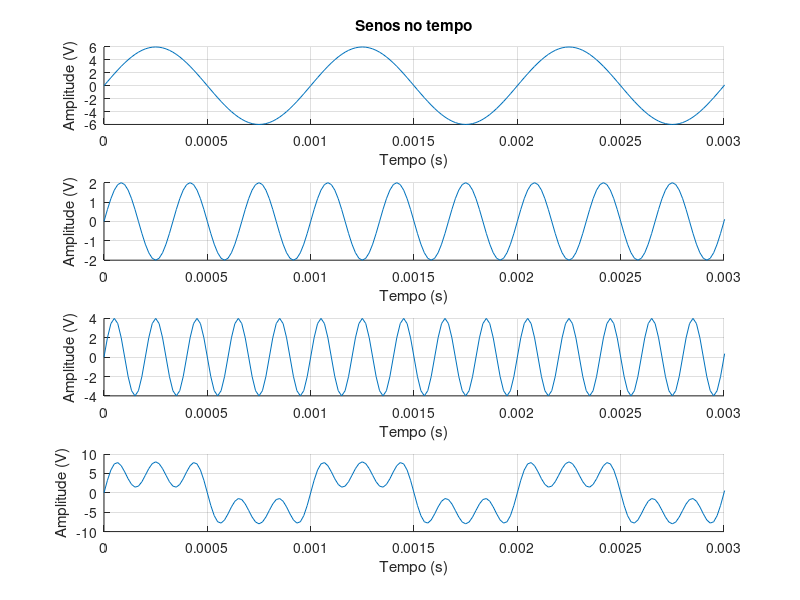
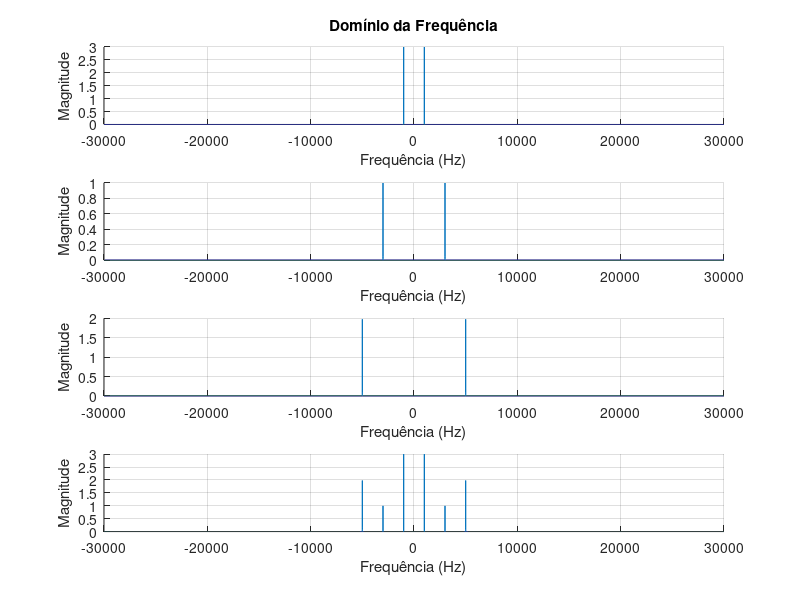
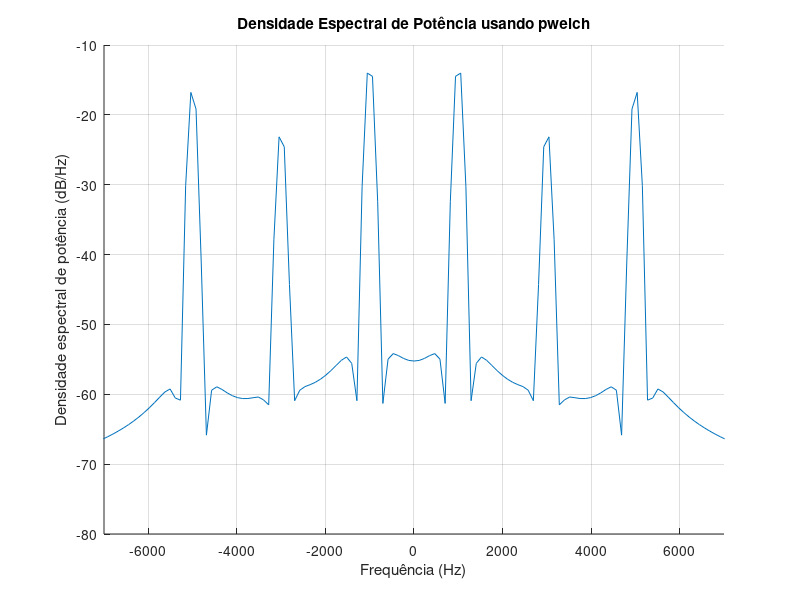

Here is the MATLAB script that generated these plots, in order:
pkg load signal;

clear all; close all; clc;

f= 1000;
T= 1/f;

fs = 60 * f;
ts = 1/fs;
phi = 0;

t = 0 : ts : 1;

s1_t = 6*sin(2*pi*f*t);
s2_t = 2*sin(2*pi*3*f*t);
s3_t = 4*sin(2*pi*5*f*t);

sinal_somado = s1_t + s2_t + s3_t;

figure;
subplot(4,1,1); hold on; grid on;
plot(t, s1_t);
xlim([0 3*T]);
xlabel('Tempo (s)');
ylabel('Amplitude (V)');
title('Senos no tempo');

subplot(4,1,2); hold on; grid on;
plot(t, s2_t);
xlim([0 3*T]);
xlabel('Tempo (s)');
ylabel('Amplitude (V)');

subplot(4,1,3); hold on; grid on;
plot(t, s3_t);
xlim([0 3*T]);
xlabel('Tempo (s)');
ylabel('Amplitude (V)');

subplot(4,1,4); hold on; grid on;
plot(t, sinal_somado);
xlim([0 3*T]);
xlabel('Tempo (s)');
ylabel('Amplitude (V)');

% dominio da frequencia
passo_f = length(t)/(fs+1);
f_axis = -fs/2 : passo_f : fs/2;

X_fs1 = fft(s1_t)/length(s1_t);
X_fs1 = fftshift(X_fs1);

X_fs2 = fft(s2_t)/length(s2_t);
X_fs2 = fftshift(X_fs2);

X_fs3 = fft(s3_t)/length(s3_t);
X_fs3 = fftshift(X_fs3);

X_fst = fft(sinal_somado)/length(sinal_somado);
X_fst = fftshift(X_fst);

% falta colocar label
figure;
subplot(4,1,1); hold on; grid on;
plot(f_axis, abs(X_fs1));
xlabel('Frequência (Hz)');
ylabel('Magnitude');
title('Domínio da Frequência');

subplot(4,1,2); hold on; grid on;
plot(f_axis, abs(X_fs2));
xlabel('Frequência (Hz)');
ylabel('Magnitude');

subplot(4,1,3); hold on; grid on;
plot(f_axis, abs(X_fs3));
xlabel('Frequência (Hz)');
ylabel('Magnitude');

subplot(4,1,4); hold on; grid on;
plot(f_axis, abs(X_fst));
xlabel('Frequência (Hz)');
ylabel('Magnitude');

% calculando a potencia
potencia_media = 1/length(sinal_somado) * (norm(sinal_somado)).^2

% densidade espectral de potencia
[densidade_espectral, frequencias] = pwelch(sinal_somado, [], [], [], fs, 'shift', 'semilogy');

figure; hold on; grid on;
plot(frequencias, 10*log10(densidade_espectral));
xlim([-7000 7000]);
xlabel('Frequência (Hz)');
ylabel('Densidade espectral de potência (dB/Hz)');
title('Densidade Espectral de Potência usando pwelch');